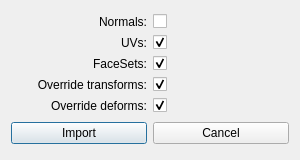
<?xml version="1.0" encoding="UTF-8"?>
<ui version="4.0">
 <class>Dialog</class>
 <widget class="QDialog" name="Dialog">
  <property name="geometry">
   <rect>
    <x>0</x>
    <y>0</y>
    <width>300</width>
    <height>160</height>
   </rect>
  </property>
  <property name="minimumSize">
   <size>
    <width>300</width>
    <height>160</height>
   </size>
  </property>
  <property name="maximumSize">
   <size>
    <width>300</width>
    <height>160</height>
   </size>
  </property>
  <property name="windowTitle">
   <string>Alembic Import Settings</string>
  </property>
  <layout class="QVBoxLayout" name="verticalLayout">
   <item>
    <layout class="QGridLayout" name="gridLayout">
     <item row="0" column="0">
      <widget class="QLabel" name="label">
       <property name="text">
        <string>Normals:</string>
       </property>
       <property name="alignment">
        <set>Qt::AlignRight|Qt::AlignTrailing|Qt::AlignVCenter</set>
       </property>
      </widget>
     </item>
     <item row="0" column="1">
      <widget class="QCheckBox" name="normals">
       <property name="text">
        <string/>
       </property>
       <property name="checked">
        <bool>false</bool>
       </property>
      </widget>
     </item>
     <item row="1" column="0">
      <widget class="QLabel" name="label_2">
       <property name="text">
        <string>UVs:</string>
       </property>
       <property name="alignment">
        <set>Qt::AlignRight|Qt::AlignTrailing|Qt::AlignVCenter</set>
       </property>
      </widget>
     </item>
     <item row="1" column="1">
      <widget class="QCheckBox" name="uvs">
       <property name="text">
        <string/>
       </property>
       <property name="checked">
        <bool>true</bool>
       </property>
      </widget>
     </item>
     <item row="2" column="0">
      <widget class="QLabel" name="label_3">
       <property name="text">
        <string>FaceSets:</string>
       </property>
       <property name="alignment">
        <set>Qt::AlignRight|Qt::AlignTrailing|Qt::AlignVCenter</set>
       </property>
      </widget>
     </item>
     <item row="2" column="1">
      <widget class="QCheckBox" name="facesets">
       <property name="text">
        <string/>
       </property>
       <property name="checked">
        <bool>true</bool>
       </property>
      </widget>
     </item>
     <item row="3" column="0">
      <widget class="QLabel" name="label_3">
       <property name="text">
        <string>Override transforms:</string>
       </property>
       <property name="alignment">
        <set>Qt::AlignRight|Qt::AlignTrailing|Qt::AlignVCenter</set>
       </property>
      </widget>
     </item>
     <item row="3" column="1">
      <widget class="QCheckBox" name="otransform">
       <property name="text">
        <string/>
       </property>
       <property name="checked">
        <bool>true</bool>
       </property>
      </widget>
     </item>
     <item row="4" column="0">
      <widget class="QLabel" name="label_3">
       <property name="text">
        <string>Override deforms:</string>
       </property>
       <property name="alignment">
        <set>Qt::AlignRight|Qt::AlignTrailing|Qt::AlignVCenter</set>
       </property>
      </widget>
     </item>
     <item row="4" column="1">
      <widget class="QCheckBox" name="odeform">
       <property name="text">
        <string/>
       </property>
       <property name="checked">
        <bool>true</bool>
       </property>
      </widget>
     </item>
    </layout>
   </item>
   <item>
    <layout class="QHBoxLayout" name="horizontalLayout">
     <item>
      <widget class="QPushButton" name="pushButton">
       <property name="text">
        <string>Import</string>
       </property>
       <property name="-c" stdset="0">
        <string>&quot;exocortexChooseFile($dialog);&quot;</string>
       </property>
      </widget>
     </item>
     <item>
      <widget class="QPushButton" name="pushButton_2">
       <property name="text">
        <string>Cancel</string>
       </property>
       <property name="-c" stdset="0">
        <string>&quot;exocortexCloseDialog($dialog);&quot;</string>
       </property>
      </widget>
     </item>
    </layout>
   </item>
  </layout>
 </widget>
 <resources/>
 <connections/>
</ui>
